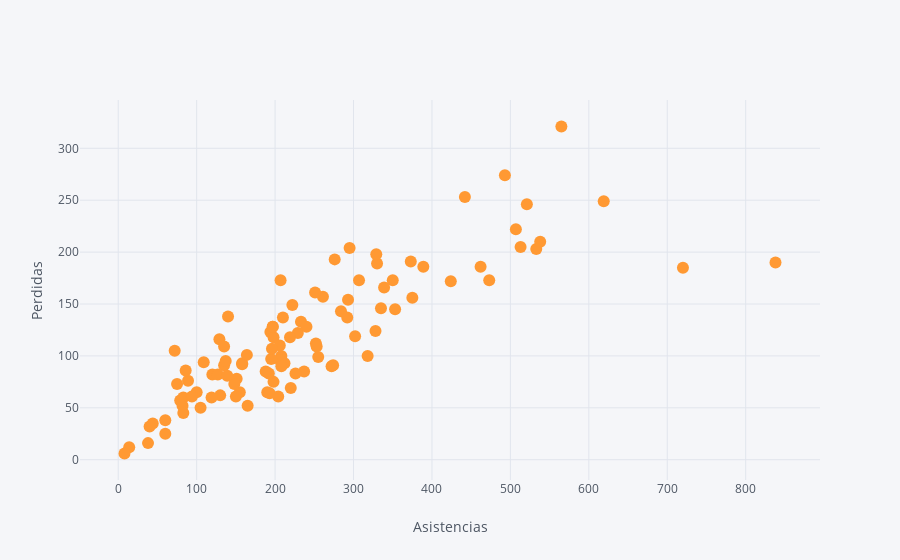

Here is the notebook cell this chart was saved with:
### Code cell
# Escriba su código aquí
configure_plotly_browser_state()
df.iplot(kind='scatter', x='AST', y='TOV', yTitle='Perdidas',xTitle = 'Asistencias',mode='markers')

### Figure 1 — Plotly figure (JSON) as saved in the notebook; plotly's stock layout.template omitted (floating-point values rounded to 4 significant figures)
{"data": [{"name": "TOV", "text": "", "y": [157, 60, 52, 38, 116, 65, 109, 138, 123, 90, 189, 100, 190, 73, 78, 145, 222, 93, 118, 112, 137, 161, 85, 65, 12, 203, 274, 122, 82, 65, 69, 110, 173, 173, 119, 91, 143, 32, 92, 109, 321, 62, 191, 16, 205, 166, 133, 93, 95, 57, 137, 96, 75, 97, 91, 100, 94, 76, 73, 105, 149, 128, 107, 173, 186, 128, 61, 101, 154, 61, 90, 173, 61, 253, 156, 172, 198, 99, 128, 83, 210, 60, 85, 186, 64, 45, 118, 52, 35, 83, 249, 25, 82, 86, 146, 124, 185, 246, 6, 204, 50, 81, 193], "mode": "markers", "marker": {"symbol": "circle", "size": 12}, "x": [261, 83, 82, 60, 129, 155, 135, 140, 194, 272, 330, 208, 838, 75, 151, 353, 507, 158, 198, 252, 210, 251, 237, 190, 14, 533, 493, 229, 120, 100, 220, 206, 207, 350, 302, 135, 284, 40, 158, 253, 565, 130, 373, 38, 513, 339, 233, 212, 137, 79, 292, 206, 198, 195, 274, 318, 109, 89, 148, 72, 222, 197, 196, 473, 389, 240, 150, 164, 293, 94, 208, 307, 204, 442, 375, 424, 329, 255, 197, 192, 538, 119, 188, 462, 193, 83, 219, 165, 44, 226, 619, 60, 127, 86, 335, 328, 720, 521, 8, 295, 105, 139, 276], "line": {"color": "rgba(255, 153, 51, 1.0)", "dash": "solid", "shape": "linear", "width": 1.3}, "type": "scatter", "uid": "ebe91197-9e8d-43df-ac08-eafe9a2a9529"}], "layout": {"yaxis": {"tickfont": {"color": "#4D5663"}, "zerolinecolor": "#E1E5ED", "title": {"text": "Perdidas", "font": {"color": "#4D5663"}}, "gridcolor": "#E1E5ED", "showgrid": true}, "paper_bgcolor": "#F5F6F9", "plot_bgcolor": "#F5F6F9", "title": {"font": {"color": "#4D5663"}}, "xaxis": {"tickfont": {"color": "#4D5663"}, "zerolinecolor": "#E1E5ED", "title": {"text": "Asistencias", "font": {"color": "#4D5663"}}, "gridcolor": "#E1E5ED", "showgrid": true}, "legend": {"bgcolor": "#F5F6F9", "font": {"color": "#4D5663"}}}}
